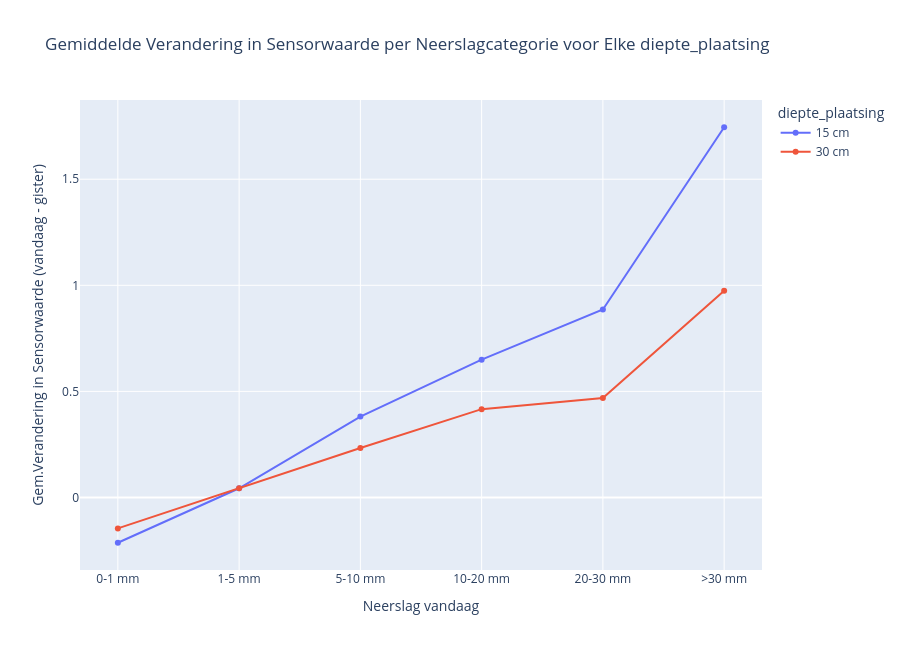

Notebook cell for this chart:
### Code cell
# n vs s_prev_diff

# Define a function to categorize 'n_cum' into bins for analysis
def categorize_rainfall(n_cum_value):
    if n_cum_value < 1:
        return '0-1 mm'
    elif 1 <= n_cum_value < 5:
        return '1-5 mm'
    elif 5 <= n_cum_value < 10:
        return '5-10 mm'
    elif 10 <= n_cum_value < 20:
        return '10-20 mm'
    elif 20 <= n_cum_value < 30:
        return '20-30 mm'
    else:
        return '>30 mm'

# Apply categorization to 'n_cum' column
df['n_cum_category'] = df['n'].apply(categorize_rainfall)

# Calculate the mean 's_prev_diff_2' by location and 'n_cum' category
mean_s_prev_diff_2_by_rain_category = df.groupby(['diepte_plaatsing', 'n_cum_category'])['s_prev_diff'].mean().unstack()

# Ensure correct ordering of 'n_cum_category'
correct_order = ['0-1 mm', '1-5 mm', '5-10 mm', '10-20 mm', '20-30 mm', '>30 mm']
mean_s_prev_diff_2_by_rain_category = mean_s_prev_diff_2_by_rain_category[correct_order]

# Create an interactive line plot
fig = go.Figure()

# Add a trace for each location
for diepte_plaatsing in mean_s_prev_diff_2_by_rain_category.index:
    fig.add_trace(go.Scatter(
        x=mean_s_prev_diff_2_by_rain_category.columns,
        y=mean_s_prev_diff_2_by_rain_category.loc[diepte_plaatsing],
        mode='lines+markers',
        name=diepte_plaatsing,
        hoverinfo='text',
        text=[f"diepte_plaatsing: {diepte_plaatsing}<br>Neerslag Categorie: {category}<br>Gemiddelde Verandering: {value:.2f}"
              for category, value in zip(mean_s_prev_diff_2_by_rain_category.columns, 
                                         mean_s_prev_diff_2_by_rain_category.loc[diepte_plaatsing])]
    ))

# Customize layout with increased height
fig.update_layout(
    title="Gemiddelde Verandering in Sensorwaarde per Neerslagcategorie voor Elke diepte_plaatsing",
    xaxis_title="Neerslag vandaag",
    yaxis_title="Gem.Verandering in Sensorwaarde (vandaag - gister)",
    xaxis=dict(tickmode='array', tickvals=correct_order),
    legend_title="diepte_plaatsing",
    hovermode='closest',
    height=650  # Doubling the height for a taller plot
)

# Display the interactive plot
fig.show()

# n_cum vs s_prev_diff

# Define a function to categorize 'n_cum' into bins for analysis
def categorize_rainfall(n_cum_value):
    if n_cum_value < 1:
        return '0-1 mm'
    elif 1 <= n_cum_value < 5:
        return '1-5 mm'
    elif 5 <= n_cum_value < 10:
        return '5-10 mm'
    elif 10 <= n_cum_value < 20:
        return '10-20 mm'
    elif 20 <= n_cum_value < 30:
        return '20-30 mm'
    else:
        return '>30 mm'

# Apply categorization to 'n_cum' column
df['n_cum_category'] = df['n_cum'].apply(categorize_rainfall)

# Calculate the mean 's_prev_diff_2' by location and 'n_cum' category
mean_s_prev_diff_2_by_rain_category = df.groupby(['diepte_plaatsing', 'n_cum_category'])['s_prev_diff'].mean().unstack()

# Ensure correct ordering of 'n_cum_category'
correct_order = ['0-1 mm', '1-5 mm', '5-10 mm', '10-20 mm', '20-30 mm', '>30 mm']
mean_s_prev_diff_2_by_rain_category = mean_s_prev_diff_2_by_rain_category[correct_order]

# Create an interactive line plot
fig = go.Figure()

# Add a trace for each location
for diepte_plaatsing in mean_s_prev_diff_2_by_rain_category.index:
    fig.add_trace(go.Scatter(
        x=mean_s_prev_diff_2_by_rain_category.columns,
        y=mean_s_prev_diff_2_by_rain_category.loc[diepte_plaatsing],
        mode='lines+markers',
        name=diepte_plaatsing,
        hoverinfo='text',
        text=[f"diepte_plaatsing: {diepte_plaatsing}<br>Neerslag Categorie: {category}<br>Gemiddelde Verandering: {value:.2f}"
              for category, value in zip(mean_s_prev_diff_2_by_rain_category.columns, 
                                         mean_s_prev_diff_2_by_rain_category.loc[diepte_plaatsing])]
    ))

# Customize layout with increased height
fig.update_layout(
    title="Gemiddelde Verandering in Sensorwaarde per Neerslagcategorie voor Elke diepte_plaatsing",
    xaxis_title="Cumulatieve Neerslag Categorie (neerslag vandaag + gister)",
    yaxis_title="Gem.Verandering in Sensorwaarde (vandaag - gister)",
    xaxis=dict(tickmode='array', tickvals=correct_order),
    legend_title="diepte_plaatsing",
    hovermode='closest',
    height=650  # Doubling the height for a taller plot
)

# Display the interactive plot
fig.show()

### Figure 1 — Plotly figure (JSON) as saved in the notebook; plotly's stock layout.template omitted (floating-point values rounded to 4 significant figures)
{"data": [{"hoverinfo": "text", "mode": "lines+markers", "name": "15 cm", "text": ["diepte_plaatsing: 15 cm<br>Neerslag Categorie: 0-1 mm<br>Gemiddelde Verandering: -0.21", "diepte_plaatsing: 15 cm<br>Neerslag Categorie: 1-5 mm<br>Gemiddelde Verandering: 0.04", "diepte_plaatsing: 15 cm<br>Neerslag Categorie: 5-10 mm<br>Gemiddelde Verandering: 0.38", "diepte_plaatsing: 15 cm<br>Neerslag Categorie: 10-20 mm<br>Gemiddelde Verandering: 0.65", "diepte_plaatsing: 15 cm<br>Neerslag Categorie: 20-30 mm<br>Gemiddelde Verandering: 0.89", "diepte_plaatsing: 15 cm<br>Neerslag Categorie: >30 mm<br>Gemiddelde Verandering: 1.75"], "type": "scatter", "x": ["0-1 mm", "1-5 mm", "5-10 mm", "10-20 mm", "20-30 mm", ">30 mm"], "y": [-0.2134, 0.04354, 0.3813, 0.6494, 0.8862, 1.745]}, {"hoverinfo": "text", "mode": "lines+markers", "name": "30 cm", "text": ["diepte_plaatsing: 30 cm<br>Neerslag Categorie: 0-1 mm<br>Gemiddelde Verandering: -0.15", "diepte_plaatsing: 30 cm<br>Neerslag Categorie: 1-5 mm<br>Gemiddelde Verandering: 0.04", "diepte_plaatsing: 30 cm<br>Neerslag Categorie: 5-10 mm<br>Gemiddelde Verandering: 0.23", "diepte_plaatsing: 30 cm<br>Neerslag Categorie: 10-20 mm<br>Gemiddelde Verandering: 0.42", "diepte_plaatsing: 30 cm<br>Neerslag Categorie: 20-30 mm<br>Gemiddelde Verandering: 0.47", "diepte_plaatsing: 30 cm<br>Neerslag Categorie: >30 mm<br>Gemiddelde Verandering: 0.97"], "type": "scatter", "x": ["0-1 mm", "1-5 mm", "5-10 mm", "10-20 mm", "20-30 mm", ">30 mm"], "y": [-0.1458, 0.04351, 0.2332, 0.4164, 0.4686, 0.9744]}], "layout": {"height": 650, "hovermode": "closest", "legend": {"title": {"text": "diepte_plaatsing"}}, "title": {"text": "Gemiddelde Verandering in Sensorwaarde per Neerslagcategorie voor Elke diepte_plaatsing"}, "xaxis": {"tickmode": "array", "tickvals": ["0-1 mm", "1-5 mm", "5-10 mm", "10-20 mm", "20-30 mm", ">30 mm"], "title": {"text": "Neerslag vandaag"}}, "yaxis": {"title": {"text": "Gem.Verandering in Sensorwaarde (vandaag - gister)"}}}}
